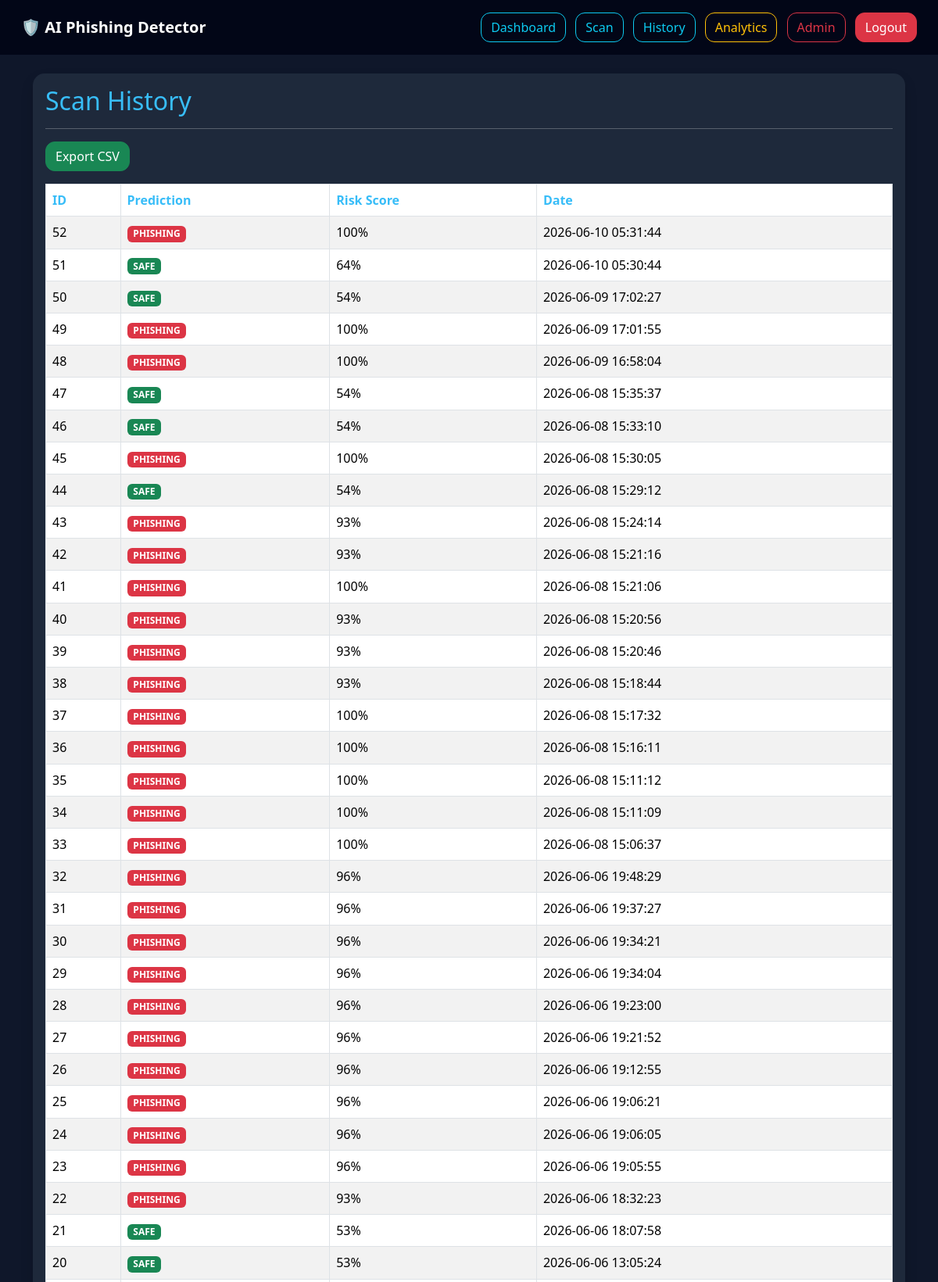
Screenshot of /history (signed in, upper part) with the database file from the repository.
### tables this page shows
CREATE TABLE scans(
id INTEGER PRIMARY KEY AUTOINCREMENT,
user_id INTEGER,
email_text TEXT,
prediction TEXT,
risk_score INTEGER,
reasons TEXT,
scan_date TIMESTAMP DEFAULT CURRENT_TIMESTAMP
);

### app.py (the view)
@app.route("/history")
@login_required
def history():
    conn = sqlite3.connect(
        "phishing.db"
    )
    cursor = conn.cursor()
    cursor.execute(
        "SELECT * FROM scans WHERE user_id = ? ORDER BY id DESC",
        (session["user_id"],)
    )
    scans = cursor.fetchall()
    conn.close()
    return render_template(
        "history.html",
        scans=scans
    )

### app.py (called while the page is built)
def login_required(f):
    @wraps(f)
    def decorated_function(*args, **kwargs):
        if "user_id" not in session:
            return redirect("/login")
        return f(*args, **kwargs)
    return decorated_function

### templates/history.html
{% extends 'base.html' %}
{% block content %}
<div class="card shadow">
<div class="card-body">
<h2>Scan History</h2>
<hr>
<a href="/export" class="btn btn-success mb-3">
Export CSV
</a>
<table class="table table-bordered table-striped">
<thead>
<tr>
<th>ID</th>
<th>Prediction</th>
<th>Risk Score</th>
<th>Date</th>
</tr>
</thead>
<tbody>
{% for scan in scans %}
<tr>
<td>{{ scan[0] }}</td>
<td>
{% if scan[3] == "PHISHING" %}
<span class="badge bg-danger">
PHISHING
</span>
{% else %}
<span class="badge bg-success">
SAFE
</span>
{% endif %}
</td>
<td>{{ scan[4] }}%</td>
<td>{{ scan[6] }}</td>
</tr>
{% endfor %}
</tbody>
</table>
</div>
</div>
{% endblock %}

### static/css/style.css (style rules this page uses)
body { background:#0f172a; color:white; }
.card { background:#1e293b; color:white; border:none; border-radius:15px; }
.table { color:white; }
.table th { color:#38bdf8; }
.btn { border-radius:12px; }
h1,h2,h3,h4,h5 { color:#38bdf8; }

### rows the page displays
scans: id "52", prediction "PHISHING", risk_score "100", scan_date "2026-06-10 05:31:44"
scans: id "51", prediction "SAFE", risk_score "64", scan_date "2026-06-10 05:30:44"
scans: id "50", prediction "SAFE", risk_score "54", scan_date "2026-06-09 17:02:27"
scans: id "49", prediction "PHISHING", risk_score "100", scan_date "2026-06-09 17:01:55"
scans: id "48", prediction "PHISHING", risk_score "100", scan_date "2026-06-09 16:58:04"
scans: id "47", prediction "SAFE", risk_score "54", scan_date "2026-06-08 15:35:37"
scans: id "46", prediction "SAFE", risk_score "54", scan_date "2026-06-08 15:33:10"
scans: id "45", prediction "PHISHING", risk_score "100", scan_date "2026-06-08 15:30:05"
scans: id "44", prediction "SAFE", risk_score "54", scan_date "2026-06-08 15:29:12"
scans: id "43", prediction "PHISHING", risk_score "93", scan_date "2026-06-08 15:24:14"
scans: id "42", prediction "PHISHING", risk_score "93", scan_date "2026-06-08 15:21:16"
scans: id "41", prediction "PHISHING", risk_score "100", scan_date "2026-06-08 15:21:06"
scans: id "40", prediction "PHISHING", risk_score "93", scan_date "2026-06-08 15:20:56"
scans: id "39", prediction "PHISHING", risk_score "93", scan_date "2026-06-08 15:20:46"
scans: id "38", prediction "PHISHING", risk_score "93", scan_date "2026-06-08 15:18:44"
scans: id "37", prediction "PHISHING", risk_score "100", scan_date "2026-06-08 15:17:32"
scans: id "36", prediction "PHISHING", risk_score "100", scan_date "2026-06-08 15:16:11"
scans: id "35", prediction "PHISHING", risk_score "100", scan_date "2026-06-08 15:11:12"
scans: id "34", prediction "PHISHING", risk_score "100", scan_date "2026-06-08 15:11:09"
scans: id "33", prediction "PHISHING", risk_score "100", scan_date "2026-06-08 15:06:37"
scans: id "32", prediction "PHISHING", risk_score "96", scan_date "2026-06-06 19:48:29"
scans: id "31", prediction "PHISHING", risk_score "96", scan_date "2026-06-06 19:37:27"
scans: id "30", prediction "PHISHING", risk_score "96", scan_date "2026-06-06 19:34:21"
scans: id "29", prediction "PHISHING", risk_score "96", scan_date "2026-06-06 19:34:04"
scans: id "28", prediction "PHISHING", risk_score "96", scan_date "2026-06-06 19:23:00"
scans: id "27", prediction "PHISHING", risk_score "96", scan_date "2026-06-06 19:21:52"
scans: id "26", prediction "PHISHING", risk_score "96", scan_date "2026-06-06 19:12:55"
scans: id "25", prediction "PHISHING", risk_score "96", scan_date "2026-06-06 19:06:21"
scans: id "24", prediction "PHISHING", risk_score "96", scan_date "2026-06-06 19:06:05"
scans: id "23", prediction "PHISHING", risk_score "96", scan_date "2026-06-06 19:05:55"
scans: id "22", prediction "PHISHING", risk_score "93", scan_date "2026-06-06 18:32:23"
scans: id "21", prediction "SAFE", risk_score "53", scan_date "2026-06-06 18:07:58"
scans: id "20", prediction "SAFE", risk_score "53", scan_date "2026-06-06 13:05:24"
